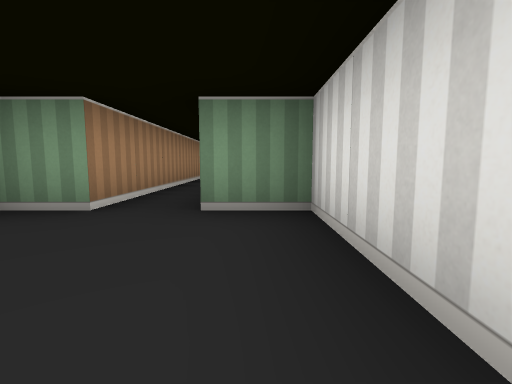
View 1 (above)

16 first-person views from a walk through a cub3D ray-caster map. The camera is about half as high as the walls, tilts 6° down and sees 85° across. The floor is counted in squares. Each view is taken from the middle of a square. On the plan, view 1 faces up. The plan holds only what a view shows up to about 9 squares ahead; the rest is blank.

View 2
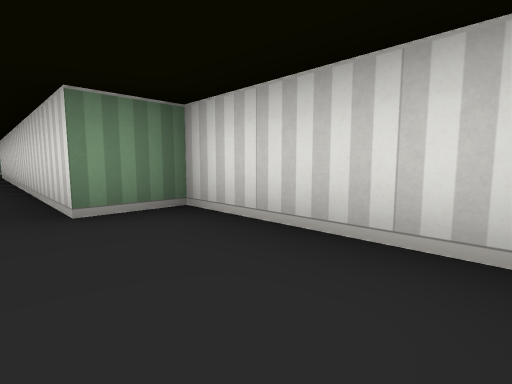

View 3
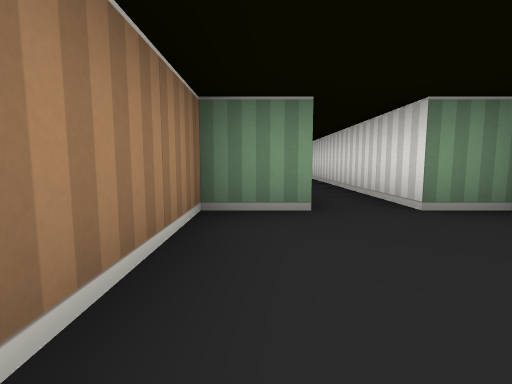

View 4
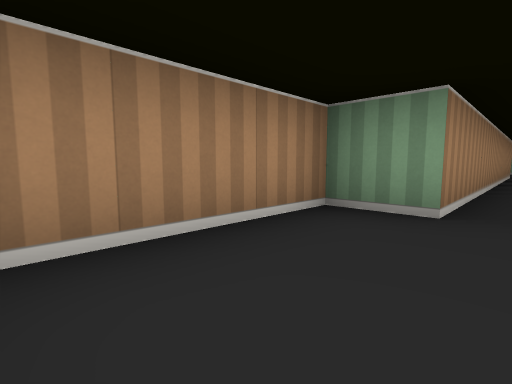

View 5
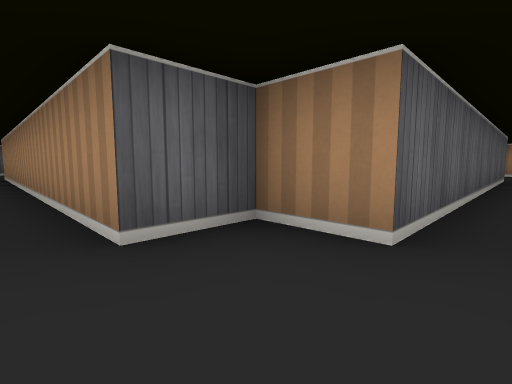

View 6
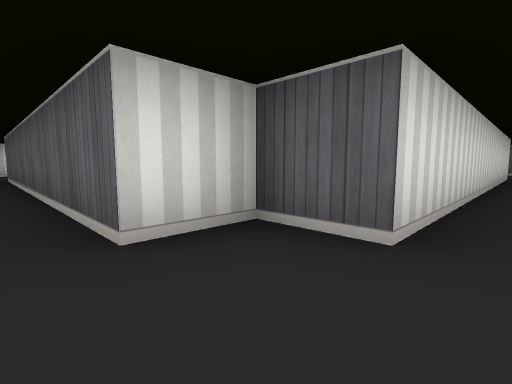

View 7
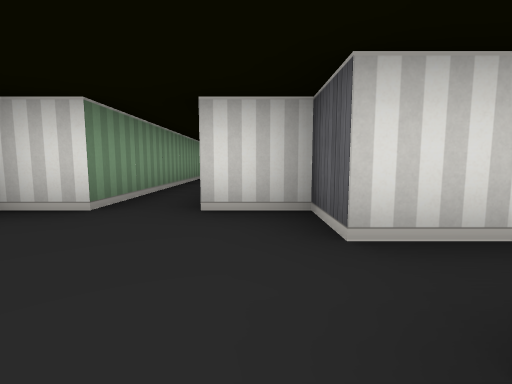

View 8
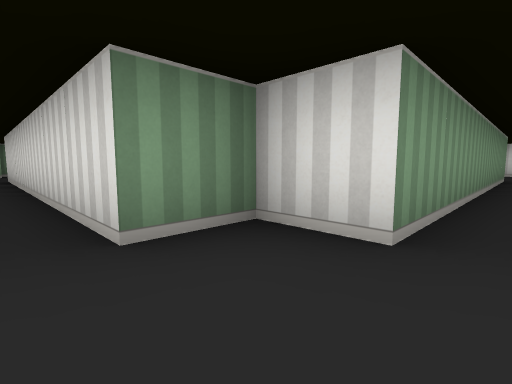

View 9
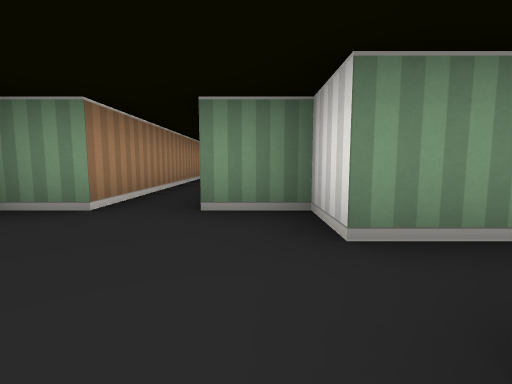

View 10
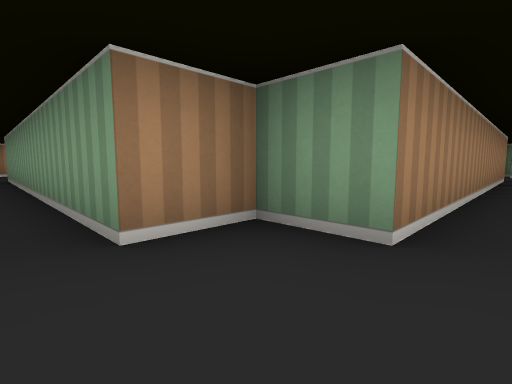

View 11
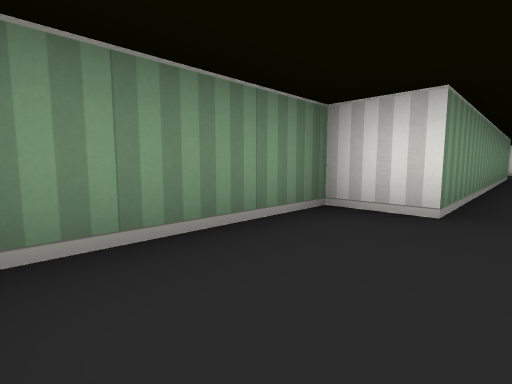

View 12
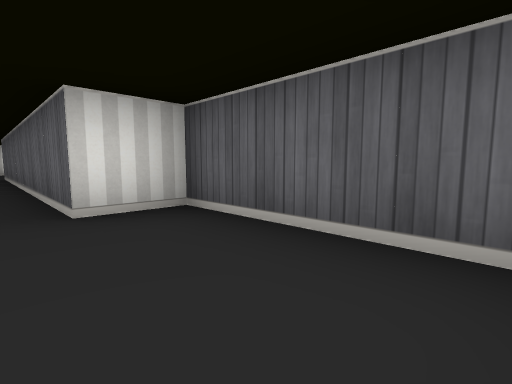

View 13
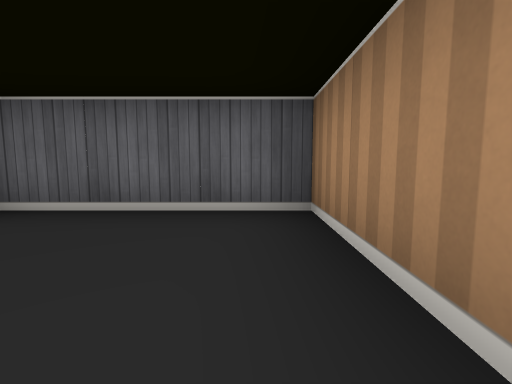

View 14
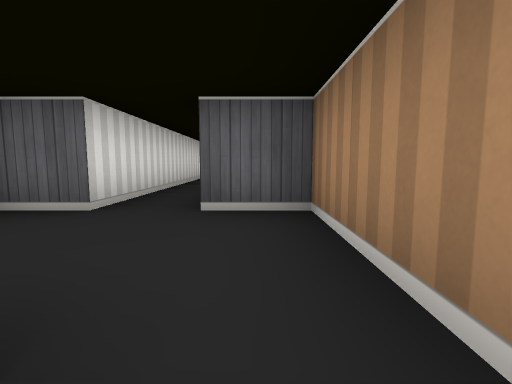

View 15
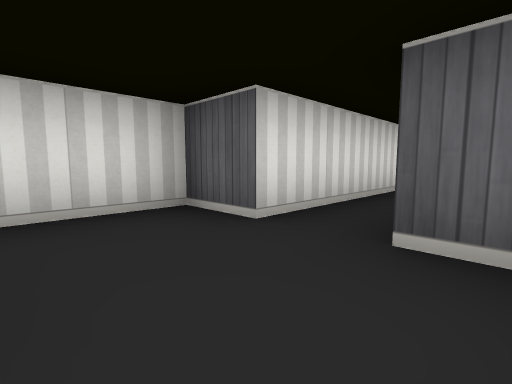

View 16
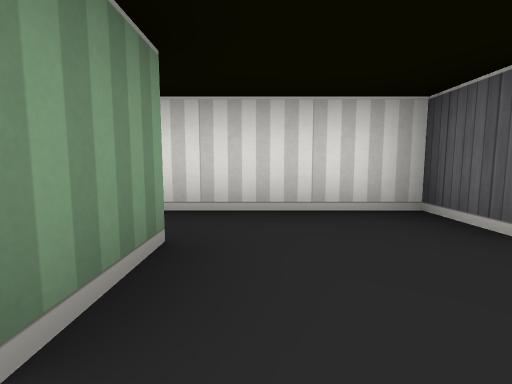

### Floor plan
Points are (right, up) in squares from view 1. A wall is a line through its corners. A room is listed if a view was taken in it or the views show most of it. See-through windows are left out.
Room 1 (views 1, 2, 3, 4)
walls: (0.5, 0) (0.5, 2.5) (-0.5, 2.5) (-0.5, 10.5); (-1.5, 10.5) (-1.5, 2.5) (-2.5, 2.5) (-2.5, 0)
ways out: opening at (-1, 10) to room 2
Room 2 (views 5, 6, 7, 8, 9, 10)
walls: (-0.5, 10.5) (0.5, 10.5) (0.5, 11.5) (7.5, 11.5); (-2.5, 11.5) (-2.5, 10.5) (-1.5, 10.5); (7.5, 12.5) (0.5, 12.5) (0.5, 13.5) (-0.5, 13.5) (-0.5, 20.5); (-1.5, 20.5) (-1.5, 13.5) (-2.5, 13.5) (-2.5, 12.5)
ways out: opening at (-1, 10) to room 1; opening at (-3, 12) to room 3; opening at (-1, 21) to room 4; opening at (7, 12)
Room 3 (views 11, 12, 13)
walls: (-12.5, 12.8) (-12.5, 10.5) (-9.5, 10.5) (-9.5, 11.5) (-2.5, 11.5); (-2.5, 12.5) (-9.5, 12.5) (-9.5, 13.5) (-12, 13.5)
ways out: opening at (-3, 12) to room 2
Room 4 (views 14, 15, 16)
walls: (-0.4, 22.5) (-1.5, 22.5); (-2.5, 22.5) (-2.5, 20.5) (-1.5, 20.5); (-0.5, 20.5) (0.5, 20.5) (0.5, 22.9)
ways out: opening at (-1, 21) to room 2

Positions as (right, up) in squares from view 1, and headings:
1: (0, 0), facing up
2: (-1, 0), facing up-right
3: (-2, 0), facing up
4: (-1, 0), facing up-left
5: (-1, 12), facing down-left
6: (-1, 12), facing down-right
7: (-2, 11), facing right
8: (-1, 12), facing up-right
9: (0, 11), facing up
10: (-1, 12), facing up-left
11: (-12, 12), facing up-right
12: (-12, 12), facing down-right
13: (-12, 13), facing down
14: (-2, 23), facing down
15: (-2, 22), facing down-right
16: (-2, 22), facing right
